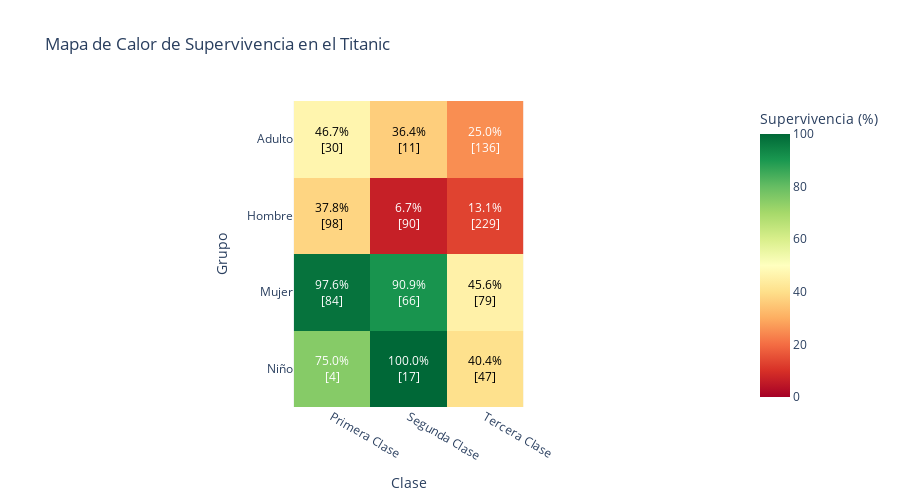

This figure's notebook cell:
### Code cell
# Asegurarse de que la columna 'GrupoEdadSexo' exista
if 'GrupoEdadSexo' not in df.columns:
    df['GrupoEdadSexo'] = 'Adulto'
    df.loc[df['Age'] < 12, 'GrupoEdadSexo'] = 'Niño'
    df.loc[(df['Age'] >= 12) & (df['Sex'] == 'male'), 'GrupoEdadSexo'] = 'Hombre'
    df.loc[(df['Age'] >= 12) & (df['Sex'] == 'female'), 'GrupoEdadSexo'] = 'Mujer'

# Crear datos para el heatmap
heatmap_data = df.pivot_table(
    index='GrupoEdadSexo',
    columns='Pclass',
    values='Survived',
    aggfunc='mean'
) * 100

# Crear el heatmap con Plotly
fig = px.imshow(
    heatmap_data,
    labels=dict(x="Clase", y="Grupo", color="Supervivencia (%)"),
    x=['Primera Clase', 'Segunda Clase', 'Tercera Clase'],
    y=heatmap_data.index,
    color_continuous_scale='RdYlGn',
    range_color=[0, 100],
    title="Mapa de Calor de Supervivencia en el Titanic"
)

# Añadir anotaciones con porcentaje y conteo
for i, grupo in enumerate(heatmap_data.index):
    for j, clase in enumerate(heatmap_data.columns):
        porcentaje = heatmap_data.iloc[i, j]
        conteo = df[(df['GrupoEdadSexo'] == grupo) & (df['Pclass'] == clase)].shape[0]
        fig.add_annotation(
            x=j,
            y=i,
            text=f"{porcentaje:.1f}%<br>[{conteo}]",
            showarrow=False,
            font=dict(
                color='black' if 30 < porcentaje < 70 else 'white',
                size=12
            )
        )

# Ajustar el diseño y mostrar el gráfico
fig.update_layout(height=500)
fig.show()

### Figure 1 — Plotly figure (JSON) as saved in the notebook; plotly's stock layout.template omitted (floating-point values rounded to 4 significant figures)
{"data": [{"coloraxis": "coloraxis", "hovertemplate": "Clase: %{x}<br>Grupo: %{y}<br>Supervivencia (%): %{z}<extra></extra>", "name": "0", "type": "heatmap", "x": ["Primera Clase", "Segunda Clase", "Tercera Clase"], "xaxis": "x", "y": ["Adulto", "Hombre", "Mujer", "Niño"], "yaxis": "y", "z": [[46.67, 36.36, 25.0], [37.76, 6.667, 13.1], [97.62, 90.91, 45.57], [75.0, 100.0, 40.43]]}], "layout": {"annotations": [{"font": {"color": "black", "size": 12}, "showarrow": false, "text": "46.7%<br>[30]", "x": 0, "y": 0}, {"font": {"color": "black", "size": 12}, "showarrow": false, "text": "36.4%<br>[11]", "x": 1, "y": 0}, {"font": {"color": "white", "size": 12}, "showarrow": false, "text": "25.0%<br>[136]", "x": 2, "y": 0}, {"font": {"color": "black", "size": 12}, "showarrow": false, "text": "37.8%<br>[98]", "x": 0, "y": 1}, {"font": {"color": "white", "size": 12}, "showarrow": false, "text": "6.7%<br>[90]", "x": 1, "y": 1}, {"font": {"color": "white", "size": 12}, "showarrow": false, "text": "13.1%<br>[229]", "x": 2, "y": 1}, {"font": {"color": "white", "size": 12}, "showarrow": false, "text": "97.6%<br>[84]", "x": 0, "y": 2}, {"font": {"color": "white", "size": 12}, "showarrow": false, "text": "90.9%<br>[66]", "x": 1, "y": 2}, {"font": {"color": "black", "size": 12}, "showarrow": false, "text": "45.6%<br>[79]", "x": 2, "y": 2}, {"font": {"color": "white", "size": 12}, "showarrow": false, "text": "75.0%<br>[4]", "x": 0, "y": 3}, {"font": {"color": "white", "size": 12}, "showarrow": false, "text": "100.0%<br>[17]", "x": 1, "y": 3}, {"font": {"color": "black", "size": 12}, "showarrow": false, "text": "40.4%<br>[47]", "x": 2, "y": 3}], "coloraxis": {"cmax": 100, "cmin": 0, "colorbar": {"title": {"text": "Supervivencia (%)"}}, "colorscale": [[0, "rgb(165,0,38)"], [0.1, "rgb(215,48,39)"], [0.2, "rgb(244,109,67)"], [0.3, "rgb(253,174,97)"], [0.4, "rgb(254,224,139)"], [0.5, "rgb(255,255,191)"], [0.6, "rgb(217,239,139)"], [0.7, "rgb(166,217,106)"], [0.8, "rgb(102,189,99)"], [0.9, "rgb(26,152,80)"], [1, "rgb(0,104,55)"]]}, "height": 500, "title": {"text": "Mapa de Calor de Supervivencia en el Titanic"}, "xaxis": {"anchor": "y", "constrain": "domain", "domain": [0, 1], "scaleanchor": "y", "title": {"text": "Clase"}}, "yaxis": {"anchor": "x", "autorange": "reversed", "constrain": "domain", "domain": [0, 1], "title": {"text": "Grupo"}}}}
